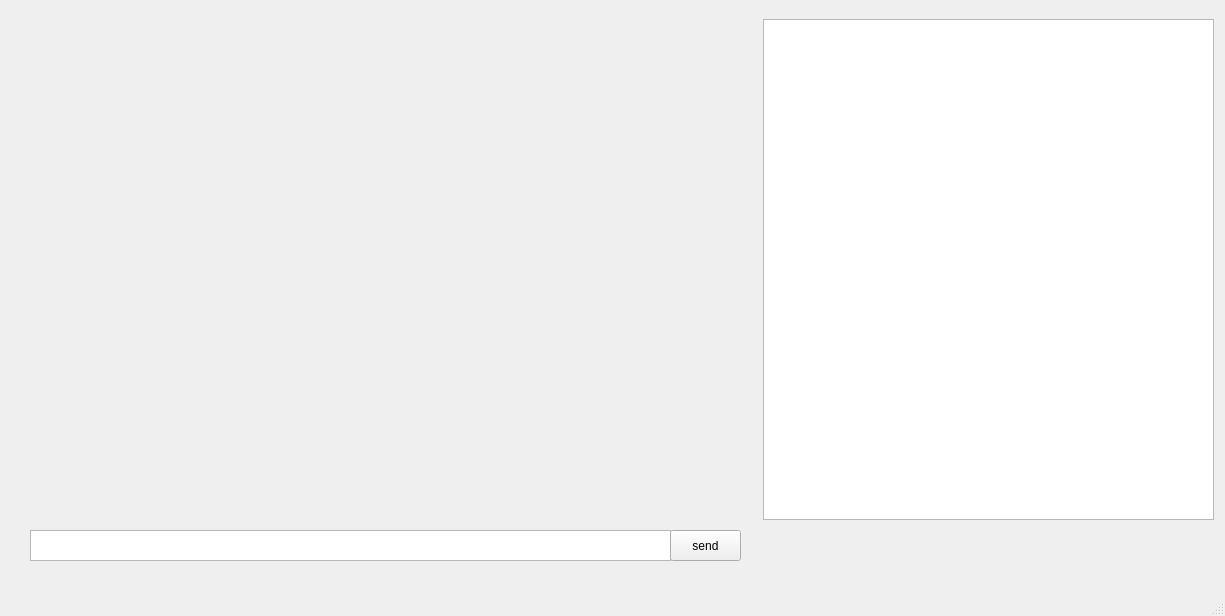
<?xml version="1.0" encoding="UTF-8"?>
<ui version="4.0">
 <class>MainWindow</class>
 <widget class="QMainWindow" name="MainWindow">
  <property name="geometry">
   <rect>
    <x>0</x>
    <y>0</y>
    <width>1225</width>
    <height>616</height>
   </rect>
  </property>
  <property name="windowTitle">
   <string>MainWindow</string>
  </property>
  <widget class="QWidget" name="centralwidget">
   <widget class="QmlWidget" name="widget" native="true">
    <property name="geometry">
     <rect>
      <x>20</x>
      <y>20</y>
      <width>721</width>
      <height>501</height>
     </rect>
    </property>
   </widget>
   <widget class="QTextEdit" name="textEdit">
    <property name="geometry">
     <rect>
      <x>30</x>
      <y>530</y>
      <width>641</width>
      <height>31</height>
     </rect>
    </property>
   </widget>
   <widget class="QPlainTextEdit" name="plainTextEdit">
    <property name="geometry">
     <rect>
      <x>763</x>
      <y>19</y>
      <width>451</width>
      <height>501</height>
     </rect>
    </property>
   </widget>
   <widget class="QPushButton" name="pushButton">
    <property name="geometry">
     <rect>
      <x>670</x>
      <y>530</y>
      <width>71</width>
      <height>31</height>
     </rect>
    </property>
    <property name="text">
     <string>send</string>
    </property>
   </widget>
  </widget>
  <widget class="QMenuBar" name="menubar">
   <property name="geometry">
    <rect>
     <x>0</x>
     <y>0</y>
     <width>1225</width>
     <height>22</height>
    </rect>
   </property>
  </widget>
  <widget class="QStatusBar" name="statusbar"/>
 </widget>
 <customwidgets>
  <customwidget>
   <class>QmlWidget</class>
   <extends>QWidget</extends>
   <header>qmlwidget.h</header>
   <container>1</container>
  </customwidget>
 </customwidgets>
 <resources/>
 <connections/>
</ui>
